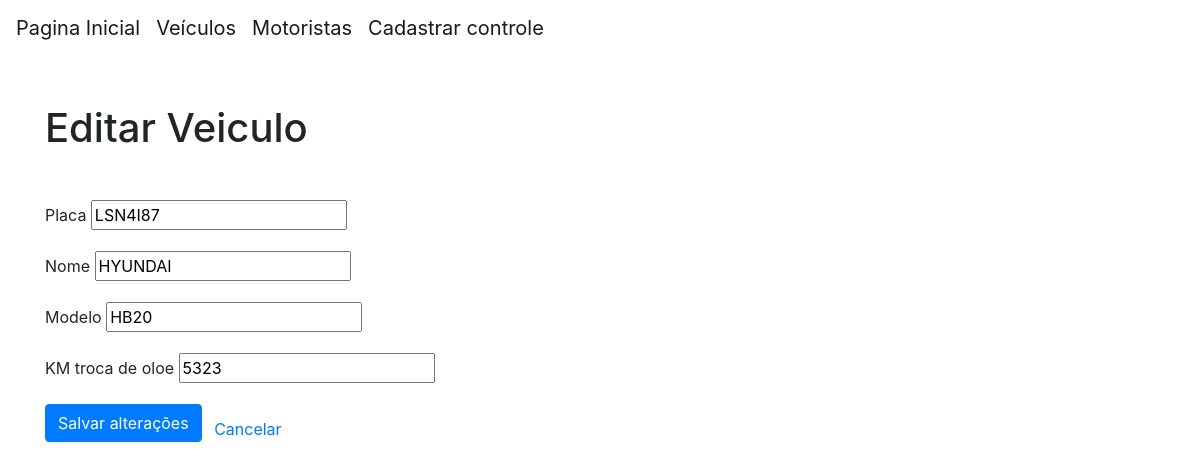
Screenshot of /veiculo/editar/2 with the database file from the repository.
### models.py (models this page shows, shortened)
class Veiculo(db.Model):
    id = db.Column(db.Integer, primary_key=True)
    placa = db.Column(db.String(20), unique=True, nullable=False)
    marca = db.Column(db.String(100), nullable=False)
    modelo = db.Column(db.String(100), nullable=False)
    km_troca_oleo = db.Column(db.Integer)

### routes/veiculo_routes.py (the view, shortened to what this page needs)
@veiculo_routes.route('/veiculo/editar/<int:id>', methods=['GET', 'POST'])
def editar_veiculo(id):
    veiculo = Veiculo.query.get(id)
    return render_template('/veiculo/editar_veiculo.html', veiculo=veiculo)

### templates/veiculo/editar_veiculo.html (shortened to what this page needs)
{% extends 'base.html' %}
{% block content %}
<h1 class="my-5">Editar Veiculo</h1>
<form method="post">
            <div class="row mb-3">
                <div class="col-md-6">
                    <label for="placa" class="form-label">Placa</label>
                    <input type="text" name="placa" id="placa" placeholder="Placa" value="{{ veiculo.placa }}"><br>
                </div>
            </div>
            <div class="row mb-3">
                <div class="col-md-6">
                    <label for="nome" class="form-label">Nome</label>
                    <input type="text" name="marca" id="marca" placeholder="Marca" value="{{ veiculo.marca }}"><br>
                </div>
            </div>
            <div class="row mb-3">
                <div class="col-md-6">
                    <label for="modelo" class="form-label">Modelo</label>
                    <input type="text" name="modelo" id="modelo" placeholder="Km para troca de oleo" value="{{ veiculo.modelo }}"><br>
                </div>
            </div>
            <div class="row mb-3">
                <div class="col-md-6">
                    <label for="KM troca de oloe" class="form-label">KM troca de oloe</label>
                    <input type="text" name="km_troca_oleo" id="km_troca_oleo" placeholder="Km para troca de oleo" value="{{ veiculo.km_troca_oleo }}"><br>
                </div>
            </div>
    <button class="btn btn-primary mb-3" type="submit">Salvar alterações</button>
    <a href=" " class="mx-2">Cancelar</a>
</form>
{% endblock %}

### rows the page displays
Veiculo: placa "LSN4I87", marca "HYUNDAI", modelo "HB20", km_troca_oleo "5323"
